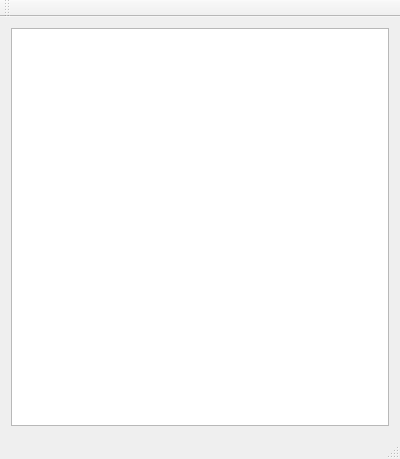
<?xml version="1.0" encoding="UTF-8"?>
<ui version="4.0">
 <class>VehicleTrackerGUI</class>
 <widget class="QMainWindow" name="VehicleTrackerGUI">
  <property name="geometry">
   <rect>
    <x>0</x>
    <y>0</y>
    <width>400</width>
    <height>459</height>
   </rect>
  </property>
  <property name="windowTitle">
   <string>VehicleTrackerGUI</string>
  </property>
  <widget class="QWidget" name="centralWidget">
   <layout class="QVBoxLayout" name="verticalLayout_3">
    <item>
     <widget class="QGraphicsView" name="graphicsView"/>
    </item>
   </layout>
  </widget>
  <widget class="QMenuBar" name="menuBar">
   <property name="geometry">
    <rect>
     <x>0</x>
     <y>0</y>
     <width>400</width>
     <height>20</height>
    </rect>
   </property>
  </widget>
  <widget class="QToolBar" name="mainToolBar">
   <attribute name="toolBarArea">
    <enum>TopToolBarArea</enum>
   </attribute>
   <attribute name="toolBarBreak">
    <bool>false</bool>
   </attribute>
  </widget>
  <widget class="QStatusBar" name="statusBar"/>
 </widget>
 <layoutdefault spacing="6" margin="11"/>
 <resources/>
 <connections/>
</ui>
